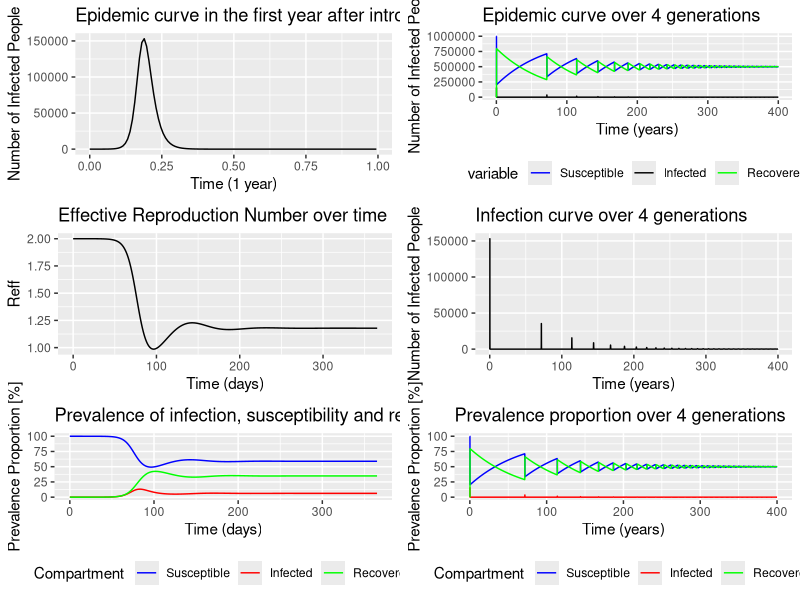

The R source for this figure:
# INFECTIOUS dISEASE MODELLING
# Module 1 e-tivity 7 - Modelling Population Turnover

library(deSolve)  # solves the model
library(reshape2) # changes hte shape of the model output
library(ggplot2)  # plots
library(ggpubr) # subplots ggplot2

population <- 10^6

ini_state <- c(S = population - 1,
               I = 1,
               R = 0)
parameters <- c(beta = 0.4*365, # per year
                gamma = 0.2*365,
                mu = 1/70, # 70 years lifespan
                b = 1/70)

times <- seq(from = 0, to = 400, by = 3/365)   # from 0 to 400 YEARS in a 3 day interval

sir_model <- function(time, state, parameters) {
  
  with(as.list(c(state, parameters)),{
    N <- S + I + R
    
    lambda <- beta * I/N
    
    dS <- -lambda*S - mu*S + b*N
    dI <- lambda*S - gamma*I - mu*I
    dR <- gamma*I - mu*R
    
    return(list(c(dS,dI,dR)))
  })
}

output <- as.data.frame(ode(y = ini_state,
                            times = times,
                            func = sir_model,
                            parms = parameters))

graf <- ggplot(data = output,
               aes(x = time,
                   y = I)) +
  geom_line() +
  xlab("Time (1 year)") +
  ylab("Number of Infected People") +
  labs(title = "Epidemic curve in the first year after introduction of an infected case") +
  xlim(c(0,1))

output_long <- melt(as.data.frame(output), id = "time")

graf2 <- ggplot(data = output_long,
               aes(x = time,
                   y = value,
                   colour = variable,
                   group = variable)) +
  geom_line() +
  xlab("Time (years)") +
  ylab("Number of Infected People") +
  labs(title = "Epidemic curve over 4 generations") +
  scale_color_manual(labels = c("Susceptible", "Infected", "Recovered"), values = c("blue", "black", "green")) +
  theme(legend.position = "bottom")


# Changing lifespan for 4 weeks
parameters <- c(beta = 0.4,
                gamma = 0.2,
                mu = 1/(4*7), # 4 week lifespan
                b = 1/(4*7))
obs_period <- 365 # 1YEAR
times2 <- 0:obs_period

output2 <- as.data.frame(ode(y = ini_state,
                            times = times2,
                            func = sir_model,
                            parms = parameters))

output_long2 <- melt(as.data.frame(output2), id = "time")

output_long2$prevalence <- output_long2$value / sum(ini_state)

graf3 <- ggplot(data = output_long2,
               aes(x = time,
                   y = prevalence*100, # %
                   colour = variable,
                   group = variable)) +
  geom_line() +
  xlab("Time (days)") +
  ylab("Prevalence Proportion [%]") +
  labs(title = "Prevalence of infection, susceptibility and recovery over time",
       colour = "Compartment") +
  scale_color_manual(labels = c("Susceptible", "Infected", "Recovered"), values = c("blue", "red", "green")) +
  theme(legend.position = "bottom")

# Calculating the effective reproduction number
output2$reff <- parameters["beta"] / parameters["gamma"] *
  output2$S / (output2$S + output2$I + output2$R)

graf4 <- ggplot(data = output2,
                aes(x = time,
                    y = reff)) +
  geom_line() +
  xlab("Time (days)") +
  ylab("Reff") +
  labs(title = "Effective Reproduction Number over time")
  # ylim(c(0,2))

graf5 <- ggplot(data = output,
               aes(x = time,
                   y = I)) +
  geom_line() +
  xlab("Time (years)") +
  ylab("Number of Infected People") +
  labs(title = "Infection curve over 4 generations")

output_long$prevalence <- output_long$value/sum(ini_state)
graf6 <- ggplot(data = output_long,
                aes(x = time,
                    y = prevalence*100, # %
                    colour = variable,
                    group = variable)) +
  geom_line() +
  xlab("Time (years)") +
  ylab("Prevalence Proportion [%]") +
  labs(title = "Prevalence proportion over 4 generations",
       colour = "Compartment") +
  scale_color_manual(labels = c("Susceptible", "Infected", "Recovered"), values = c("blue", "red", "green")) +
  theme(legend.position = "bottom")

# subplotting each graphic with dim (2,2)
print(ggarrange(graf, graf2, graf4, graf5, graf3, graf6, nrow = 3, ncol = 2))
